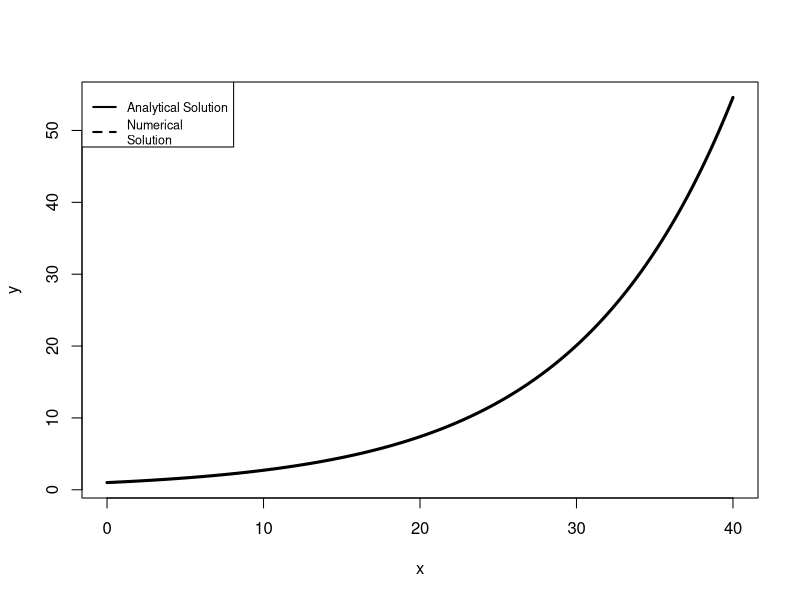
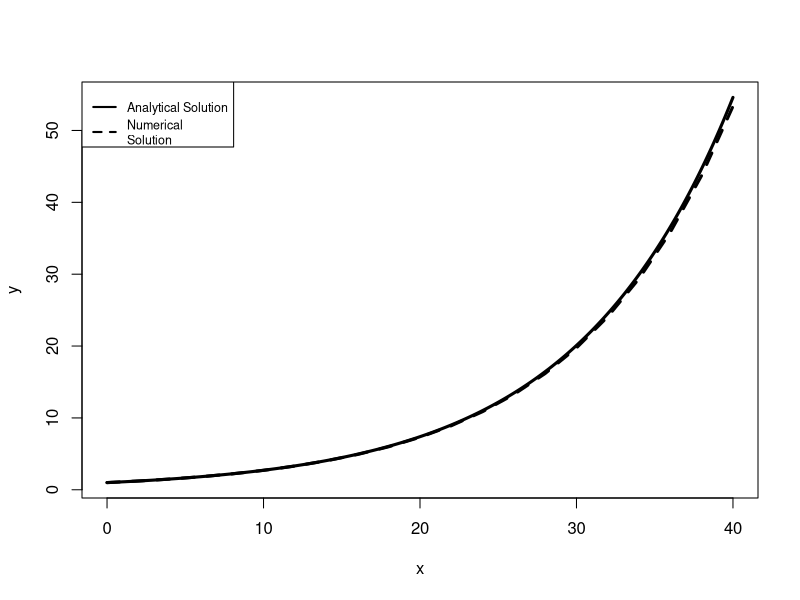
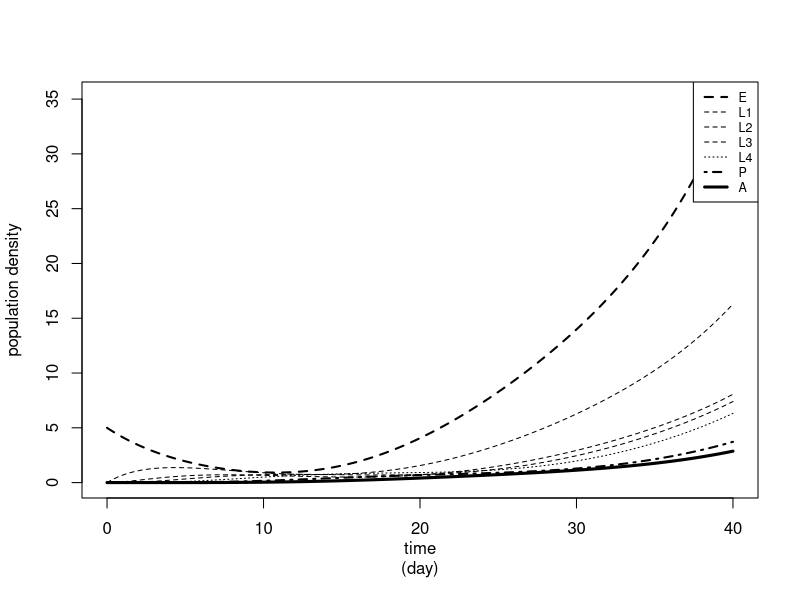

R code for these plots, in order:

# Examples from dynamic crop models book
# Chapter 4

################
# euler integration method
################
exp_model <- function(a, Y0, duration = 40, dt = 1){
	K = duration/dt + 1
	Y = rep(NA, K)
	time = 0
	k = 1

	while (time < duration){
		dY = a*Y[K]*dt
		Y[k + 1] + dY
		time = time + dt
		k = k + 1
	} #end while loop

	return(round(as.data.frame(cbind(time = seq(0, duration, by = dt), Y)), 10))

} #end exp_model

#main
a <- 0.1
Y0 <- 1.0 
duration <- 40
dt <- 2

x <- seq(0, duration, by = 0.1)
y <- Y0*exp(a*x)

#take a look at a plot
plot(x, y, type = "l", lwd = 3)
lines(exp_model(a, Y0, duration, dt), lty = 2, lwd = 3, col = "black")
legend("topleft",legend=c("Analytical Solution","Numerical
Solution"),lwd=c(2,2),lty=c(1,2),col=c("black","black"),
cex=0.75)

################
# improved euler method
################

exp_model2 <- function(a, Y0, duration = 40, dt = 1){
	K = duration/dt + 1  # number of time steps
	Y = rep(NA, K)      
	Y[1] = Y0
	time = 0
	k = 1

	while(time < duration){
		dY = a*Y[k]*dt # change in state variable time t
		YP = Y[k] + dY # predict value of state variable at time t+dt
		dYP = a*YP*dt  # estimate change of state variable at t+dt
		Y[k+1] = Y[k] + (1/2)*(dY+dYP) #value of state variable
		time = time + dt # update time
		k = k + 1
	} # end while loop

	return(round(as.data.frame(cbind(time = seq(0, duration, by = dt), Y)), 10))

} #end exp_model2


#main
a <- 0.1
Y0 <- 1.0 
duration <- 40
dt <- 2

x <- seq(0, duration, by = 0.1)
y <- Y0*exp(a*x)

# take a look at a plot
# approximates much closer to the real values

plot(x, y, type = "l", lwd = 3)
lines(exp_model2(a, Y0, duration, dt), lty = 2, lwd = 3, col = "black")
legend("topleft",legend=c("Analytical Solution","Numerical
Solution"),lwd=c(2,2),lty=c(1,2),col=c("black","black"),
cex=0.75)


################
# multiple state variables Euler
################

# this has a lot of state variables to keep track of
pop_age_model <- function(rb = 3.5, mE = 0.017, rE = 0.172, m1 = 0.060,
                          r12 = 0.217, m2 = 0.032, r23 = 0.313, m3 = 0.022, 
                          r34 = 0.222, m4 = 0.020, r4P = 0.135, mP = 0.020, 
                          rPA = 0.099, mA = 0.027, iA = 0, duration = 100,
                          dt = 1){
	# create matrix of state variables, one per column, nrows for length of sim
	V = matrix(NA, ncol = 7, nrow = duration/dt+1, 
		dimnames = list(NULL, c("E", "L1", "L2", "L3", "L4", "P", "A")))

	# initialize state variables
	V[1, ] <- c(5, 0, 0, 0, 0, 0, 0)

	# simulation loop
	for(k in 1:(duration/dt)){
		# rates of change of state variables
		dE = (rb*V[k, "A"] - rE*V[k, "E"] - mE*V[k, "E"])*dt       # egg stage
		dL1 = (rE*V[k, "E"] - r12*V[k, "L1"] - m1*V[k, "L1"])*dt   # larvae1
		dL2 = (r12*V[k, "L1"] - r23*V[k, "L2"] - m2*V[k, "L2"])*dt # larvae2
		dL3 = (r23*V[k, "L2"] - r34*V[k, "L3"] - m3*V[k, "L3"])*dt # larvae3
		dL4 = (r34*V[k, "L3"] - r4P*V[k, "L4"] - m4*V[k, "L4"])*dt # larvae4
		dP = (r4P*V[k, "L4"] - rPA*V[k, "P"] - mP*V[k, "P"])*dt    # pupae
		dA = (rPA*V[k, "P"] - mA*V[k, "A"])*dt                     # adult

		dV = c(dE, dL1, dL2, dL3, dL4, dP, dA)
		# update variables
		V[k + 1, ] <- V[k, ] + dV
	} 
	# end simulation loop

	return(round(as.data.frame(cbind(time = (1: (duration/dt + 1))*dt - dt, V)),
		10))
}
# end pop_age_model


# non-neat book code for plotting, do not feel like re-writting
sim <- pop_age_model(rb=3.5,mE=0.017,rE=0.172,m1=0.060,
r12=0.217,m2=0.032,r23=0.313,m3=0.022,r34=0.222,m4=0.020,
r4P=0.135,mP=0.020,rPA=0.099,mA=0.027,iA=0,duration=40,dt=0.01)

sim[sim$time==0,]
sim[sim$time==10,]
sim[sim$time==40,]

graph.param=data.frame("V"=c("E","L1","L2","L3","L4","P","A"),
"lty"=c(2,2,2,2,3,4,1), "lwd"=c(2,1,1,1,1,2,3))
plot(c(0,max(sim$time)), c(0,max(sim[,-1])),type="n",xlab="time
(day)",ylab="population density")
null=sapply(c("E","L1","L2","L3","L4","P","A"),function(v)
lines(sim$time,sim[,v],
lty=graph.param[graph.param$V==v,"lty"],lwd=graph.param[graph.param$V==v,"lwd"]))
legend("topright", legend=graph.param$V, lty=graph.param$lty,
lwd = graph.param$lwd, cex=0.75)






































